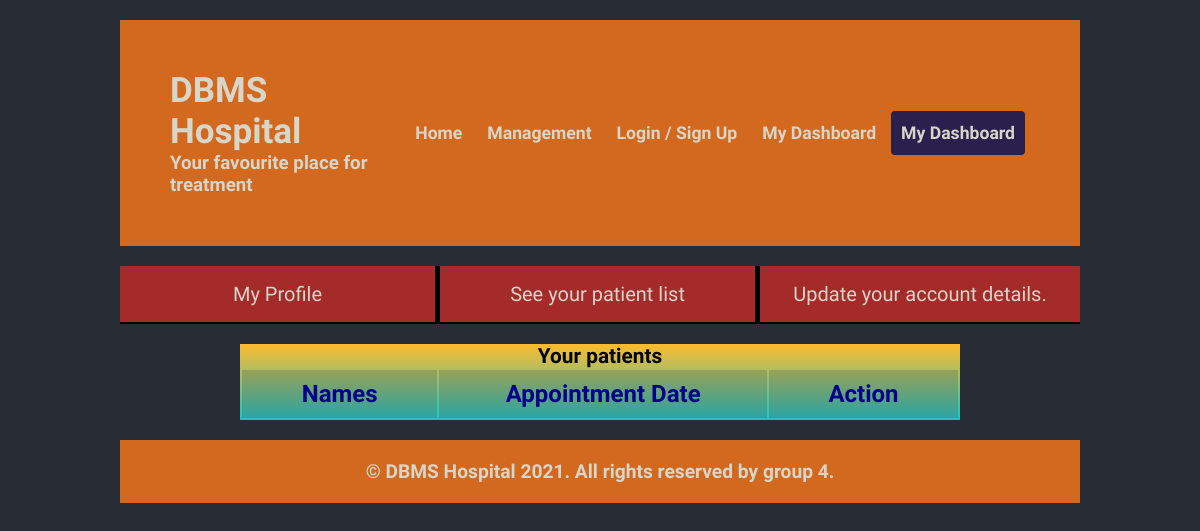
The app's page /doctor_dashboard.php, older data.
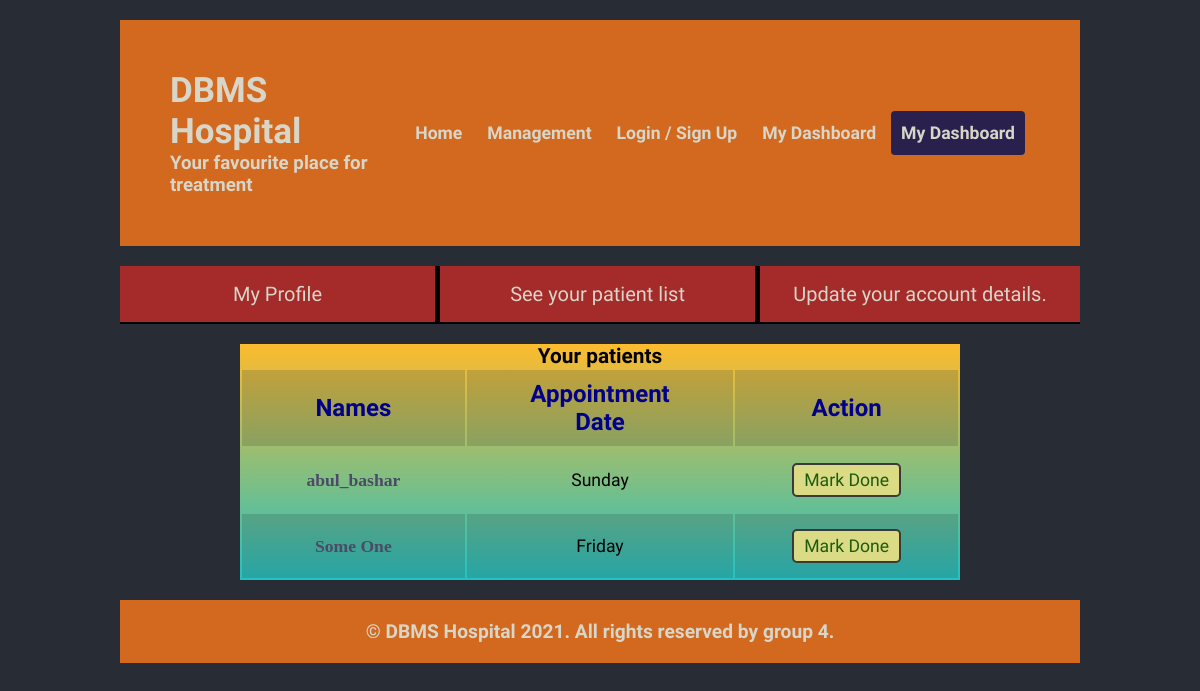
The same page, newer data.
### tables this page shows
CREATE TABLE IF NOT EXISTS `appointments` (
  `app_id` int(11) NOT NULL AUTO_INCREMENT,
  `d_id_app` int(11) NOT NULL,
  `p_id_app` int(11) NOT NULL,
  `dep_id_app` int(10) DEFAULT NULL,
  `app_routine` int(7) DEFAULT NULL,
  `app_created` datetime NOT NULL DEFAULT CURRENT_TIMESTAMP,
  `app_status` tinyint(1) DEFAULT NULL,
  PRIMARY KEY (`app_id`)
);

CREATE TABLE IF NOT EXISTS `patients` (
  `p_id` int(11) NOT NULL AUTO_INCREMENT,
  `p_email` varchar(30) NOT NULL,
  `p_name` varchar(25) NOT NULL,
  `p_dob` date NOT NULL,
  `p_gender` enum('m','f','n') DEFAULT NULL,
  `p_address` varchar(55) DEFAULT NULL,
  `p_phone` int(15) NOT NULL,
  `p_password` varchar(35) NOT NULL,
  PRIMARY KEY (`p_id`),
  UNIQUE KEY `p_username` (`p_email`)
);

### action.php (called while the page is built, shortened)
<?php
    include 'db_con.php';
    class Process extends Database{
        public function return_sql_result($table,$term, $content, $order_by_term="", $order_by_type=""){
            $sql = "SELECT * FROM $table WHERE $term =".$content;
            if($order_by_type!= "" && $order_by_term!=""){
                $sql.= " ORDER BY ".$order_by_term." ".$order_by_type;
            }
            return mysqli_query($this->conn, $sql);
        }
        public function get_day($day_number){
            switch($day_number){
                case 1: return "Sunday";
                case 6: return "Friday";
            }
        }
    }
    $obj = new Process;

### db_con.php (called while the page is built, shortened)
<?php
    class Database{
        function __construct()
        {
            $this->conn = mysqli_connect(DB_HOST,DB_USER,DB_PASS,DB_NAME);
        }
    }
?>

### doctor_dashboard.php (the view, shortened to what this page needs)
<?php
    include 'action.php';
    $d_id = 3;
    $patient_list = $obj->return_sql_result("appointments", 'd_id_app', $d_id, "app_id", "DESC");
?>
<!DOCTYPE html>
<html lang="en">
<head>
    <link rel="stylesheet" href="assets/css/style.css">
</head>
<body>
    <div class="content_wrapper">
        <div class="wrapper">
            <header>
                <div class="logo">
                    <h2>DBMS Hospital</h2>
                    <h3>Your favourite place for treatment</h3>
                </div>
                <nav id="main_nav">
                    <ul class="nav_buttons">
                        <li><a href="index.php">Home
                        </a></li>
                        <li><a href="management_dashboard.php">
                            Management
                        </a></li>
                        <li><a href="sign-in-or-sign-up.php">
                            Login / Sign Up
                        </a></li>
                        <li><a href="patient_dashbord.php">
                            My Dashboard
                        </a></li>
                        <li><a href="doctor_dashboard.php" class="active-main-nav">
                            My Dashboard
                        </a></li>
                    </ul>
                </nav>
        </div>
    </div>
    <main>
        <div class="content_wrapper">
            <div class="wrapper">
                <div id="patient_view" class="doc_dashboard">
                    <nav class="secondary_nav">
                        <ul>
                            <li>
                                <a href="doctor.php">My Profile</a>
                            </li>
                            <li>
                                <a href="#patient_list">See your patient list</a>
                            </li>
                            <li><a href="#update_details">
                                Update your account details.
                            </a></li>
                        </ul>
                    </nav>
                </div>
            </div>
        </div>
        <div class="conten_wrapper">
            <div class="wrapper">
                <div id="patient_list" class="patient_list_view form-item item_according_to_link">
                    <div id="doctor_approval">
                    <h2>Your patients</h2>
                    <table width="100%" style="transition:none;" id="patient_list_doc">
                        <tbody>
                            <tr>
                                <th>
                                    Names
                                </th>
                                <th>
                                    Appointment Date
                                </th>
                                <th>
                                    Action
                                </th>
                            </tr>
                            <?php
                                while($row=mysqli_fetch_assoc($patient_list)){
                                    echo '<tr><td class="color_black">';
                                    $patient_name = $obj->return_sql_result("patients", 'p_id', $row['p_id_app']);
                                    ?>
                                    <a class="patient_name" href="patient.php?p_id=<?php echo $row['p_id_app']?>">
                                        <?php
                                            $patient_name = mysqli_fetch_assoc($patient_name)['p_name'];
                                            echo $patient_name;
                                        ?>
                                    </a>
                                    <?php
                                    echo '</td><td class="color_black">';
                                    echo $obj->get_day($row['app_routine']);
                                    echo '</td><td class="color_black">';
                                ?>
                                    <a id="mark_done" href="#m" class="btn btn-success">
                                        Mark Done
                                    </a>
                                <?php
                                    echo '</td></tr>';
                                }
                            ?>
                        </tbody>
                    </table>
                    </div>
                </div>
            </div>
        </div>
    </main>
    <?php
        include 'footer.php';
    ?>

### footer.php (shortened to what this page needs)
    <footer>
        <div class="content_wrapper">
            <div class="wrapper">
                <div class="copyright">
                    &copy; DBMS Hospital 2021. All rights reserved by group 4.
                </div>
            </div>
        </div>
    </footer>
    </body>
</html>

### assets/css/style.css (style rules this page uses)
* { margin: 0; padding: 0; box-sizing: border-box; font-family: 'Lobster Two', cursive; transition: all 0.5s ease; }
body { background-color: #282C34; color: #d8d5c9; overflow-x: hidden!important; }
.content_wrapper { width: 100%; margin-top: 20px; }
.wrapper { width: 80% ; margin: 0 auto; }
header { display: flex; justify-content: space-between; align-items: center; background-color: chocolate; padding: 50px; }
div.logo h2 { font-size: 35px; }
nav#main_nav ul.nav_buttons { display: flex; list-style-type: none; width: max-content; }
nav#main_nav ul.nav_buttons li { margin-right: 5px; }
nav#main_nav ul.nav_buttons li a { padding: 12px 10px; background-color: chocolate; text-decoration: none; color: #d8d5c9; font-weight: 700; font-size: 1.1em; }
.active-main-nav { background-color: rgb(42, 32, 77)!important; border-radius: 4px!important; }
footer .wrapper { background: chocolate; box-shadow: #282C34; margin: 20px auto; }
.copyright { width: max-content; margin: 0 auto; padding: 20px; text-align: center; font-weight: bold; font-size: 1.2em; }
nav.secondary_nav { width: 25%; }
nav.secondary_nav ul { list-style: none; display: flex; flex-direction: column; }
nav.secondary_nav ul li { background-color: brown; border-bottom: 2px solid black; }
nav.secondary_nav ul li a { padding: 16px; color: #d8d5c9; display: block; text-decoration: none; font-size: 20px; }
div.item_according_to_link { width: 75%; margin: 0 auto; margin-top: 20px; }
div.item_according_to_link div { text-align: center; background: rgb(34,193,195); background: linear-gradient(0deg, rgba(34,193,195,1) 0%, rgba(253,187,45,1) 100%); }
.btn { border: 2px solid rgb(59, 57, 57); border-radius: 5px; }
.btn-success { width: max-content; color: rgb(29, 92, 14); background-color: rgb(219, 219, 134); padding: 5px 10px; display: block; margin: 10px auto; text-decoration: none; }
#patient_view nav { width: 100%!important; }
#patient_view nav ul { display: flex; width: 100%; flex-direction: row; }
#patient_view nav ul li { width: 34%; border-right: 5px solid black; }
#patient_view nav ul li:last-child { border-right: none; }
#patient_view nav ul li a { text-align: center; }
div.doc_dashboard nav.secondary_nav { width: 100%; }
div.doc_dashboard nav.secondary_nav ul { width: max-content; margin: 0 auto; display: flex; flex-direction: row; }
.patient_list_view { display: block; width: max-content; margin: 0 auto; }
.patient_list_view h2 { color: #000; font-size: 1.3em; }
.color_black { text-decoration: none; color: #000; padding: 5px; font-size: 1.1em; width: 200px; margin: 0 auto; }
table>tbody>tr>th, table>tbody>tr>td { padding: 10px 50px; font-size: 1.5em; }
#patient_list_doc>tbody>tr { color: darkblue; }
#patient_list_doc>tbody>tr:nth-child(odd) { background: rgba(53, 53, 52, 0.2); }
.patient_name { text-decoration: none; font-family: candara; font-weight: bolder; color: rgb(77, 73, 102); }

Row changes from the older to the newer data that the page shows:
added appointments: patients.p_name "abul_bashar", app_routine "Sunday"
added appointments: patients.p_name "Some One", app_routine "Friday"
